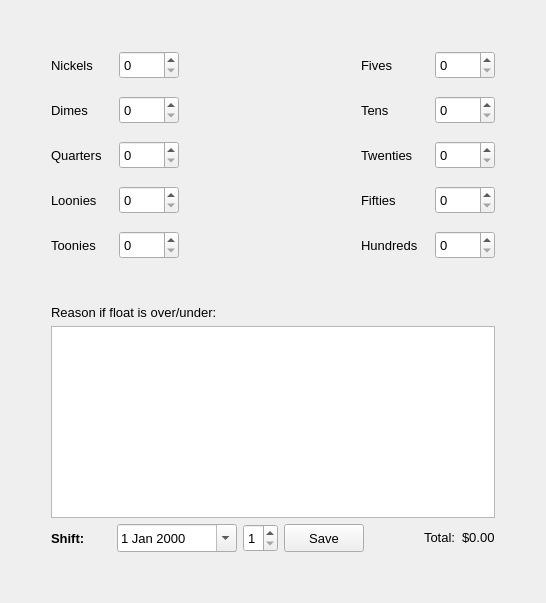
             <widget class="QWidget" name="page_6">
              <layout class="QGridLayout" name="gridLayout_35">
               <item row="0" column="4">
                <spacer name="verticalSpacer_9">
                 <property name="orientation">
                  <enum>Qt::Vertical</enum>
                 </property>
                 <property name="sizeHint" stdset="0">
                  <size>
                   <width>20</width>
                   <height>40</height>
                  </size>
                 </property>
                </spacer>
               </item>
               <item row="1" column="0">
                <spacer name="horizontalSpacer_37">
                 <property name="orientation">
                  <enum>Qt::Horizontal</enum>
                 </property>
                 <property name="sizeHint" stdset="0">
                  <size>
                   <width>40</width>
                   <height>20</height>
                  </size>
                 </property>
                </spacer>
               </item>
               <item row="1" column="4">
                <layout class="QFormLayout" name="formLayout_10">
                 <property name="horizontalSpacing">
                  <number>17</number>
                 </property>
                 <property name="verticalSpacing">
                  <number>17</number>
                 </property>
                 <item row="0" column="0">
                  <widget class="QLabel" name="lbl_fives">
                   <property name="minimumSize">
                    <size>
                     <width>0</width>
                     <height>28</height>
                    </size>
                   </property>
                   <property name="font">
                    <font>
                     <pointsize>10</pointsize>
                    </font>
                   </property>
                   <property name="text">
                    <string>Fives</string>
                   </property>
                  </widget>
                 </item>
                 <item row="0" column="1">
                  <widget class="QSpinBox" name="sbox_fives">
                   <property name="minimumSize">
                    <size>
                     <width>60</width>
                     <height>28</height>
                    </size>
                   </property>
                   <property name="font">
                    <font>
                     <pointsize>10</pointsize>
                    </font>
                   </property>
                  </widget>
                 </item>
                 <item row="1" column="0">
                  <widget class="QLabel" name="lbl_tens">
                   <property name="minimumSize">
                    <size>
                     <width>0</width>
                     <height>28</height>
                    </size>
                   </property>
                   <property name="font">
                    <font>
                     <pointsize>10</pointsize>
                    </font>
                   </property>
                   <property name="text">
                    <string>Tens</string>
                   </property>
                  </widget>
                 </item>
                 <item row="1" column="1">
                  <widget class="QSpinBox" name="sbox_tens">
                   <property name="minimumSize">
                    <size>
                     <width>60</width>
                     <height>28</height>
                    </size>
                   </property>
                   <property name="font">
                    <font>
                     <pointsize>10</pointsize>
                    </font>
                   </property>
                  </widget>
                 </item>
                 <item row="2" column="0">
                  <widget class="QLabel" name="lbl_twenties">
                   <property name="minimumSize">
                    <size>
                     <width>0</width>
                     <height>28</height>
                    </size>
                   </property>
                   <property name="font">
                    <font>
                     <pointsize>10</pointsize>
                    </font>
                   </property>
                   <property name="text">
                    <string>Twenties</string>
                   </property>
                  </widget>
                 </item>
                 <item row="2" column="1">
                  <widget class="QSpinBox" name="sbox_twenties">
                   <property name="minimumSize">
                    <size>
                     <width>60</width>
                     <height>28</height>
                    </size>
                   </property>
                   <property name="font">
                    <font>
                     <pointsize>10</pointsize>
                    </font>
                   </property>
                  </widget>
                 </item>
                 <item row="3" column="0">
                  <widget class="QLabel" name="lbl_fifties">
                   <property name="minimumSize">
                    <size>
                     <width>0</width>
                     <height>28</height>
                    </size>
                   </property>
                   <property name="font">
                    <font>
                     <pointsize>10</pointsize>
                    </font>
                   </property>
                   <property name="text">
                    <string>Fifties</string>
                   </property>
                  </widget>
                 </item>
                 <item row="3" column="1">
                  <widget class="QSpinBox" name="sbox_fifties">
                   <property name="minimumSize">
                    <size>
                     <width>60</width>
                     <height>28</height>
                    </size>
                   </property>
                   <property name="font">
                    <font>
                     <pointsize>10</pointsize>
                    </font>
                   </property>
                  </widget>
                 </item>
                 <item row="4" column="0">
                  <widget class="QLabel" name="lbl_hundreds">
                   <property name="minimumSize">
                    <size>
                     <width>0</width>
                     <height>28</height>
                    </size>
                   </property>
                   <property name="font">
                    <font>
                     <pointsize>10</pointsize>
                    </font>
                   </property>
                   <property name="text">
                    <string>Hundreds</string>
                   </property>
                  </widget>
                 </item>
                 <item row="4" column="1">
                  <widget class="QSpinBox" name="sbox_hundreds">
                   <property name="minimumSize">
                    <size>
                     <width>60</width>
                     <height>28</height>
                    </size>
                   </property>
                   <property name="font">
                    <font>
                     <pointsize>10</pointsize>
                    </font>
                   </property>
                  </widget>
                 </item>
                </layout>
               </item>
               <item row="1" column="1" colspan="2">
                <layout class="QFormLayout" name="formLayout_9">
                 <property name="horizontalSpacing">
                  <number>17</number>
                 </property>
                 <property name="verticalSpacing">
                  <number>17</number>
                 </property>
                 <item row="0" column="0">
                  <widget class="QLabel" name="lbl_nickels">
                   <property name="minimumSize">
                    <size>
                     <width>0</width>
                     <height>28</height>
                    </size>
                   </property>
                   <property name="font">
                    <font>
                     <pointsize>10</pointsize>
                    </font>
                   </property>
                   <property name="text">
                    <string>Nickels</string>
                   </property>
                  </widget>
                 </item>
                 <item row="0" column="1">
                  <widget class="QSpinBox" name="sbox_nickels">
                   <property name="minimumSize">
                    <size>
                     <width>60</width>
                     <height>28</height>
                    </size>
                   </property>
                   <property name="font">
                    <font>
                     <pointsize>10</pointsize>
                    </font>
                   </property>
                  </widget>
                 </item>
                 <item row="1" column="0">
                  <widget class="QLabel" name="lbl_dimes">
                   <property name="minimumSize">
                    <size>
                     <width>0</width>
                     <height>28</height>
                    </size>
                   </property>
                   <property name="font">
                    <font>
                     <pointsize>10</pointsize>
                    </font>
                   </property>
                   <property name="text">
                    <string>Dimes</string>
                   </property>
                  </widget>
                 </item>
                 <item row="1" column="1">
                  <widget class="QSpinBox" name="sbox_dimes">
                   <property name="minimumSize">
                    <size>
                     <width>60</width>
                     <height>28</height>
                    </size>
                   </property>
                   <property name="font">
                    <font>
                     <pointsize>10</pointsize>
                    </font>
                   </property>
                  </widget>
                 </item>
                 <item row="2" column="0">
                  <widget class="QLabel" name="lbl_quarters">
                   <property name="minimumSize">
                    <size>
                     <width>0</width>
                     <height>28</height>
                    </size>
                   </property>
                   <property name="font">
                    <font>
                     <pointsize>10</pointsize>
                    </font>
                   </property>
                   <property name="text">
                    <string>Quarters</string>
                   </property>
                  </widget>
                 </item>
                 <item row="2" column="1">
                  <widget class="QSpinBox" name="sbox_quarters">
                   <property name="minimumSize">
                    <size>
                     <width>60</width>
                     <height>28</height>
                    </size>
                   </property>
                   <property name="font">
                    <font>
                     <pointsize>10</pointsize>
                    </font>
                   </property>
                  </widget>
                 </item>
                 <item row="3" column="0">
                  <widget class="QLabel" name="lbl_loonies">
                   <property name="minimumSize">
                    <size>
                     <width>0</width>
                     <height>28</height>
                    </size>
                   </property>
                   <property name="font">
                    <font>
                     <pointsize>10</pointsize>
                    </font>
                   </property>
                   <property name="text">
                    <string>Loonies</string>
                   </property>
                  </widget>
                 </item>
                 <item row="3" column="1">
                  <widget class="QSpinBox" name="sbox_loonies">
                   <property name="minimumSize">
                    <size>
                     <width>60</width>
                     <height>28</height>
                    </size>
                   </property>
                   <property name="font">
                    <font>
                     <pointsize>10</pointsize>
                    </font>
                   </property>
                  </widget>
                 </item>
                 <item row="4" column="0">
                  <widget class="QLabel" name="lbl_toonies">
                   <property name="minimumSize">
                    <size>
                     <width>0</width>
                     <height>28</height>
                    </size>
                   </property>
                   <property name="font">
                    <font>
                     <pointsize>10</pointsize>
                    </font>
                   </property>
                   <property name="text">
                    <string>Toonies</string>
                   </property>
                  </widget>
                 </item>
                 <item row="4" column="1">
                  <widget class="QSpinBox" name="sbox_toonies">
                   <property name="minimumSize">
                    <size>
                     <width>60</width>
                     <height>28</height>
                    </size>
                   </property>
                   <property name="font">
                    <font>
                     <pointsize>10</pointsize>
                    </font>
                   </property>
                  </widget>
                 </item>
                </layout>
               </item>
               <item row="2" column="2">
                <spacer name="verticalSpacer_8">
                 <property name="orientation">
                  <enum>Qt::Vertical</enum>
                 </property>
                 <property name="sizeHint" stdset="0">
                  <size>
                   <width>20</width>
                   <height>40</height>
                  </size>
                 </property>
                </spacer>
               </item>
               <item row="4" column="1">
                <spacer name="verticalSpacer_21">
                 <property name="orientation">
                  <enum>Qt::Vertical</enum>
                 </property>
                 <property name="sizeHint" stdset="0">
                  <size>
                   <width>20</width>
                   <height>40</height>
                  </size>
                 </property>
                </spacer>
               </item>
               <item row="1" column="3">
                <spacer name="horizontalSpacer_39">
                 <property name="orientation">
                  <enum>Qt::Horizontal</enum>
                 </property>
                 <property name="sizeHint" stdset="0">
                  <size>
                   <width>40</width>
                   <height>20</height>
                  </size>
                 </property>
                </spacer>
               </item>
               <item row="1" column="5">
                <spacer name="horizontalSpacer_38">
                 <property name="orientation">
                  <enum>Qt::Horizontal</enum>
                 </property>
                 <property name="sizeHint" stdset="0">
                  <size>
                   <width>40</width>
                   <height>20</height>
                  </size>
                 </property>
                </spacer>
               </item>
               <item row="3" column="1" colspan="4">
                <layout class="QVBoxLayout" name="verticalLayout_16">
                 <item>
                  <widget class="QLabel" name="label_89">
                   <property name="font">
                    <font>
                     <pointsize>10</pointsize>
                    </font>
                   </property>
                   <property name="text">
                    <string>Reason if float is over/under:</string>
                   </property>
                  </widget>
                 </item>
                 <item>
                  <layout class="QVBoxLayout" name="verticalLayout_14">
                   <item>
                    <widget class="QPlainTextEdit" name="pte_floatMemo">
                     <property name="font">
                      <font>
                       <pointsize>10</pointsize>
                      </font>
                     </property>
                    </widget>
                   </item>
                   <item>
                    <layout class="QHBoxLayout" name="horizontalLayout_16">
                     <item>
                      <widget class="QLabel" name="lbl_pastShiftReports_3">
                       <property name="minimumSize">
                        <size>
                         <width>60</width>
                         <height>0</height>
                        </size>
                       </property>
                       <property name="font">
                        <font>
                         <pointsize>10</pointsize>
                         <weight>75</weight>
                         <bold>true</bold>
                        </font>
                       </property>
                       <property name="text">
                        <string>Shift:</string>
                       </property>
                      </widget>
                     </item>
                     <item>
                      <widget class="QDateEdit" name="dateEdit_3">
                       <property name="minimumSize">
                        <size>
                         <width>120</width>
                         <height>28</height>
                        </size>
                       </property>
                       <property name="font">
                        <font>
                         <pointsize>10</pointsize>
                        </font>
                       </property>
                       <property name="calendarPopup">
                        <bool>true</bool>
                       </property>
                      </widget>
                     </item>
                     <item>
                      <widget class="QSpinBox" name="spinBox_2">
                       <property name="minimumSize">
                        <size>
                         <width>35</width>
                         <height>28</height>
                        </size>
                       </property>
                       <property name="maximumSize">
                        <size>
                         <width>40</width>
                         <height>16777215</height>
                        </size>
                       </property>
                       <property name="font">
                        <font>
                         <pointsize>10</pointsize>
                        </font>
                       </property>
                       <property name="readOnly">
                        <bool>false</bool>
                       </property>
                       <property name="minimum">
                        <number>1</number>
                       </property>
                       <property name="maximum">
                        <number>3</number>
                       </property>
                      </widget>
                     </item>
                     <item>
                      <widget class="QPushButton" name="pushButton_23">
                       <property name="minimumSize">
                        <size>
                         <width>55</width>
                         <height>28</height>
                        </size>
                       </property>
                       <property name="font">
                        <font>
                         <pointsize>10</pointsize>
                        </font>
                       </property>
                       <property name="text">
                        <string>Save</string>
                       </property>
                      </widget>
                     </item>
                     <item>
                      <widget class="QLabel" name="lbl_floatWarning">
                       <property name="minimumSize">
                        <size>
                         <width>0</width>
                         <height>28</height>
                        </size>
                       </property>
                       <property name="font">
                        <font>
                         <pointsize>10</pointsize>
                        </font>
                       </property>
                       <property name="text">
                        <string/>
                       </property>
                      </widget>
                     </item>
                     <item>
                      <spacer name="horizontalSpacer_36">
                       <property name="orientation">
                        <enum>Qt::Horizontal</enum>
                       </property>
                       <property name="sizeHint" stdset="0">
                        <size>
                         <width>40</width>
                         <height>20</height>
                        </size>
                       </property>
                      </spacer>
                     </item>
                     <item>
                      <widget class="QLabel" name="lbl_floatTotal">
                       <property name="sizePolicy">
                        <sizepolicy hsizetype="Preferred" vsizetype="Fixed">
                         <horstretch>0</horstretch>
                         <verstretch>0</verstretch>
                        </sizepolicy>
                       </property>
                       <property name="font">
                        <font>
                         <pointsize>10</pointsize>
                        </font>
                       </property>
                       <property name="text">
                        <string>Total:</string>
                       </property>
                      </widget>
                     </item>
                     <item>
                      <widget class="QLabel" name="lbl_floatAmt">
                       <property name="sizePolicy">
                        <sizepolicy hsizetype="Preferred" vsizetype="Fixed">
                         <horstretch>0</horstretch>
                         <verstretch>0</verstretch>
                        </sizepolicy>
                       </property>
                       <property name="font">
                        <font>
                         <pointsize>10</pointsize>
                        </font>
                       </property>
                       <property name="text">
                        <string>$0.00</string>
                       </property>
                      </widget>
                     </item>
                    </layout>
                   </item>
                  </layout>
                 </item>
                </layout>
               </item>
              </layout>
             </widget>
